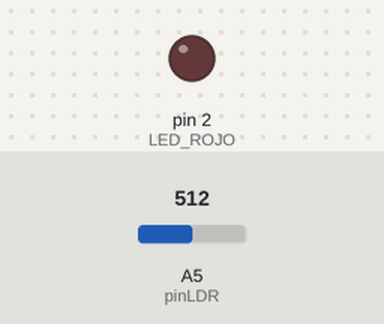
This sketch was run on a simulated Arduino Uno, built with avr-gcc and run on an emulated ATmega328P. On the bench: output pins drawn as LEDs (lit = HIGH). The inputs (shaded band) are chosen by the test bench; at power-on: A5 (pinLDR) = 512. What the sketch prints to the serial monitor is not drawn.

Above: at 1.2 s.
1.3 s: A5 (pinLDR) set to 764
4.3 s: A5 (pinLDR) set to 782
At 5.0 s:
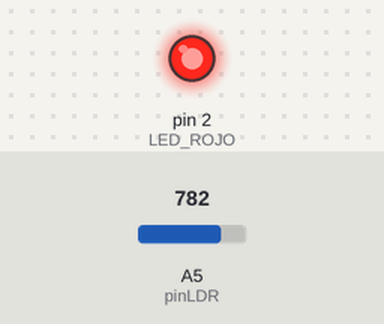
5.8 s: A5 (pinLDR) set to 716
At 6.3 s:
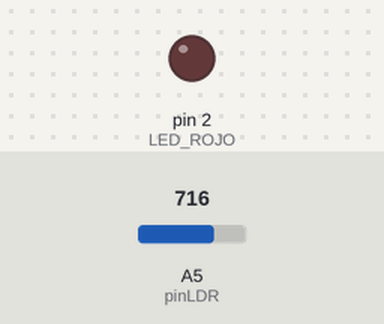
Timing chart, 0 to 8.8 s (numbered marks = the images above; inputs shaded):
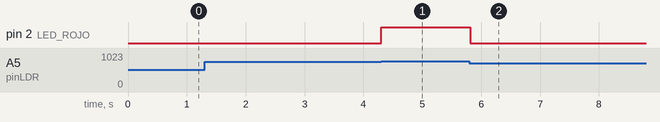

The sketch:

Reto_17.ino
```cpp
//Reto 17 al tapar el sensor de luz (simulando que es de noche), se encienda el led rojo. Cuando haya claridad en el ambiente el led debe apagarse.

// Definiciones
#define pinLDR A5
#define LED_ROJO 2

void setup() {                                // Funcón inicial.
  pinMode (LED_ROJO, OUTPUT);                 // Defino al led rojo como salida
  Serial.begin(9600);                         // Inicializar comunicación serial a 9600 baudios
}

void loop() {                                 // Funcón principal

  int valorLDR = 1024 - analogRead(pinLDR);   // Leer el valor analógico del LDR, a menor valor menos luz.
  Serial.print("Luz: ");                      // imprime los datos especificados en una nueva línea del monitor serie, agregando un salto de línea al final.

  if(valorLDR < 250)
  {
    digitalWrite(LED_ROJO, HIGH);
    Serial.println(valorLDR);
    delay(100);
  }

  else {
    digitalWrite(LED_ROJO, LOW );
  }

}
```

Measured:
- the behaviour switches between 774 and 775 on A5 (pinLDR) (found by bisection; images 0 and 1)
- after the input at 1.3 s, every drawn part: stays the same
- after the input at 4.3 s, pin 2 (LED_ROJO): LOW → HIGH at once
- after the input at 5.8 s, pin 2 (LED_ROJO): HIGH → LOW at once
